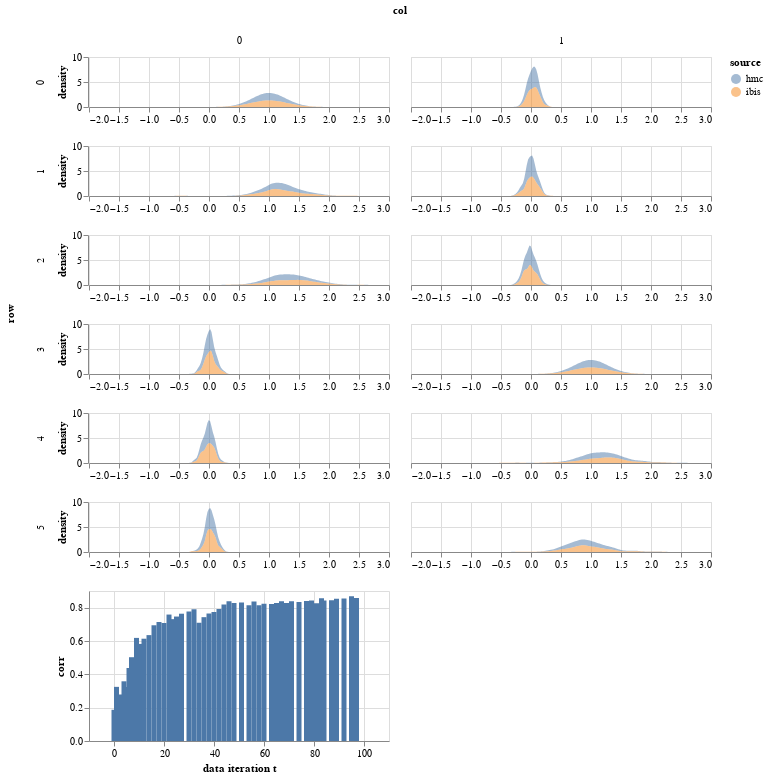

Notebook code cell kept with this figure:
### Code cell
param = 'beta'
df = get_post_df(ps[param]) 
df['source'] = 'hmc'
df2 = get_post_df(particles.particles[param])
df2['source'] = 'ibis'

plot_density(pd.concat([df,df2]))&\
plot_correlations(ibis['jitter_corrs'][param], height = 150)

### Figure 1 — Vega-Lite specification as saved in the notebook (floating-point values rounded to 4 significant figures; data arrays with more than 128 entries replaced by an {"elided": "..."} marker saying what was removed)
{"config": {"view": {"continuousWidth": 400, "continuousHeight": 300}}, "vconcat": [{"data": {"name": "data-e2ed8ad7cab55d3289e8f0e04cefc0e5"}, "mark": {"type": "area", "opacity": 0.5}, "encoding": {"color": {"type": "nominal", "field": "source"}, "column": {"type": "quantitative", "field": "col"}, "row": {"type": "quantitative", "field": "row"}, "x": {"type": "quantitative", "field": "value", "title": null}, "y": {"type": "quantitative", "field": "density"}}, "height": 50, "resolve": {"scale": {"x": "independent"}}, "transform": [{"fold": ["value"]}, {"density": "value", "groupby": ["cn", "row", "col", "source"]}], "width": 300}, {"data": {"name": "data-912cd67baef36ae3c74bfc74b6eb926d"}, "mark": "bar", "encoding": {"x": {"type": "quantitative", "field": "idx", "title": "data iteration t"}, "y": {"type": "quantitative", "field": "corr"}}, "height": 150, "width": 300}], "$schema": "https://vega.github.io/schema/vega-lite/v4.8.1.json", "datasets": {"data-e2ed8ad7cab55d3289e8f0e04cefc0e5": {"elided": "18000 records"}, "data-912cd67baef36ae3c74bfc74b6eb926d": [{"corr": 0.1873, "idx": 0}, {"corr": 0.3248, "idx": 1}, {"corr": 0.2735, "idx": 2}, {"corr": 0.2791, "idx": 3}, {"corr": 0.3582, "idx": 4}, {"corr": 0.3241, "idx": 5}, {"corr": 0.4381, "idx": 6}, {"corr": 0.5027, "idx": 7}, {"corr": 0.0, "idx": 8}, {"corr": 0.6186, "idx": 9}, {"corr": 0.0, "idx": 10}, {"corr": 0.5825, "idx": 11}, {"corr": 0.6138, "idx": 12}, {"corr": 0.0, "idx": 13}, {"corr": 0.6353, "idx": 14}, {"corr": 0.0, "idx": 15}, {"corr": 0.6944, "idx": 16}, {"corr": 0.0, "idx": 17}, {"corr": 0.7141, "idx": 18}, {"corr": 0.0, "idx": 19}, {"corr": 0.7081, "idx": 20}, {"corr": 0.0, "idx": 21}, {"corr": 0.7587, "idx": 22}, {"corr": 0.7311, "idx": 23}, {"corr": 0.0, "idx": 24}, {"corr": 0.7467, "idx": 25}, {"corr": 0.0, "idx": 26}, {"corr": 0.7638, "idx": 27}, {"corr": 0.0, "idx": 28}, {"corr": 0.0, "idx": 29}, {"corr": 0.7773, "idx": 30}, {"corr": 0.0, "idx": 31}, {"corr": 0.791, "idx": 32}, {"corr": 0.0, "idx": 33}, {"corr": 0.7095, "idx": 34}, {"corr": 0.0, "idx": 35}, {"corr": 0.743, "idx": 36}, {"corr": 0.0, "idx": 37}, {"corr": 0.7649, "idx": 38}, {"corr": 0.0, "idx": 39}, {"corr": 0.7746, "idx": 40}, {"corr": 0.0, "idx": 41}, {"corr": 0.7924, "idx": 42}, {"corr": 0.0, "idx": 43}, {"corr": 0.8194, "idx": 44}, {"corr": 0.0, "idx": 45}, {"corr": 0.8381, "idx": 46}, {"corr": 0.0, "idx": 47}, {"corr": 0.8282, "idx": 48}, {"corr": 0.0, "idx": 49}, {"corr": 0.0, "idx": 50}, {"corr": 0.8314, "idx": 51}, {"corr": 0.0, "idx": 52}, {"corr": 0.0, "idx": 53}, {"corr": 0.8152, "idx": 54}, {"corr": 0.0, "idx": 55}, {"corr": 0.8365, "idx": 56}, {"corr": 0.0, "idx": 57}, {"corr": 0.8143, "idx": 58}, {"corr": 0.0, "idx": 59}, {"corr": 0.8238, "idx": 60}, {"corr": 0.0, "idx": 61}, {"corr": 0.0, "idx": 62}, {"corr": 0.8215, "idx": 63}, {"corr": 0.0, "idx": 64}, {"corr": 0.828, "idx": 65}, {"corr": 0.0, "idx": 66}, {"corr": 0.838, "idx": 67}, {"corr": 0.0, "idx": 68}, {"corr": 0.828, "idx": 69}, {"corr": 0.0, "idx": 70}, {"corr": 0.8389, "idx": 71}, {"corr": 0.0, "idx": 72}, {"corr": 0.0, "idx": 73}, {"corr": 0.8334, "idx": 74}, {"corr": 0.0, "idx": 75}, {"corr": 0.0, "idx": 76}, {"corr": 0.8397, "idx": 77}, {"corr": 0.0, "idx": 78}, {"corr": 0.8428, "idx": 79}, {"corr": 0.0, "idx": 80}, {"corr": 0.8265, "idx": 81}, {"corr": 0.0, "idx": 82}, {"corr": 0.8559, "idx": 83}, {"corr": 0.8425, "idx": 84}, {"corr": 0.0, "idx": 85}, {"corr": 0.0, "idx": 86}, {"corr": 0.8449, "idx": 87}, {"corr": 0.0, "idx": 88}, {"corr": 0.8537, "idx": 89}, {"corr": 0.0, "idx": 90}, {"corr": 0.0, "idx": 91}, {"corr": 0.8543, "idx": 92}, {"corr": 0.0, "idx": 93}, {"corr": 0.0, "idx": 94}, {"corr": 0.8681, "idx": 95}, {"corr": 0.0, "idx": 96}, {"corr": 0.8578, "idx": 97}, {"corr": 0.0, "idx": 98}, {"corr": 0.0, "idx": 99}]}}
